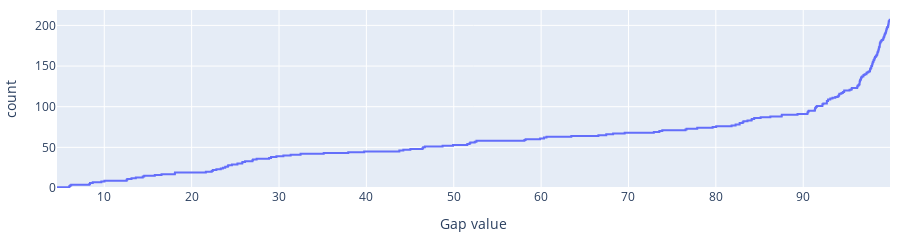

Notebook source saved alongside this figure:
### Code cell
import plotly.express as px
import pandas as pd
import plotly.io as pio

df = pd.read_csv("gap_values.txt")

df = df[df["gap"] != 0]

fig = px.ecdf(df, x="gap", ecdfnorm=None)

fig.update_layout({
    "height": 100,
    "margin": dict(l=10, r=10, t=10, b=10),
    "xaxis_title": "Gap value"
})

fig.show()

pio.write_image(fig, file="gap_value_ecdf.pdf")

### Figure 1 — Plotly figure (JSON) as saved in the notebook; plotly's stock layout.template omitted (floating-point values rounded to 4 significant figures; data arrays with more than 128 entries replaced by an {"elided": "..."} marker saying what was removed)
{"data": [{"hovertemplate": "gap=%{x}<br>count=%{y}<extra></extra>", "legendgroup": "", "line": {"dash": "solid", "shape": "hv"}, "marker": {"color": "#636efa", "symbol": "circle"}, "mode": "lines", "name": "", "orientation": "v", "showlegend": false, "type": "scatter", "x": {"elided": "208 float values"}, "xaxis": "x", "y": {"elided": "208 int values"}, "yaxis": "y"}], "layout": {"height": 100, "legend": {"tracegroupgap": 0}, "margin": {"b": 10, "l": 10, "r": 10, "t": 10}, "xaxis": {"anchor": "y", "domain": [0, 1], "title": {"text": "Gap value"}}, "yaxis": {"anchor": "x", "domain": [0, 1], "rangemode": "tozero", "title": {"text": "count"}}}}
